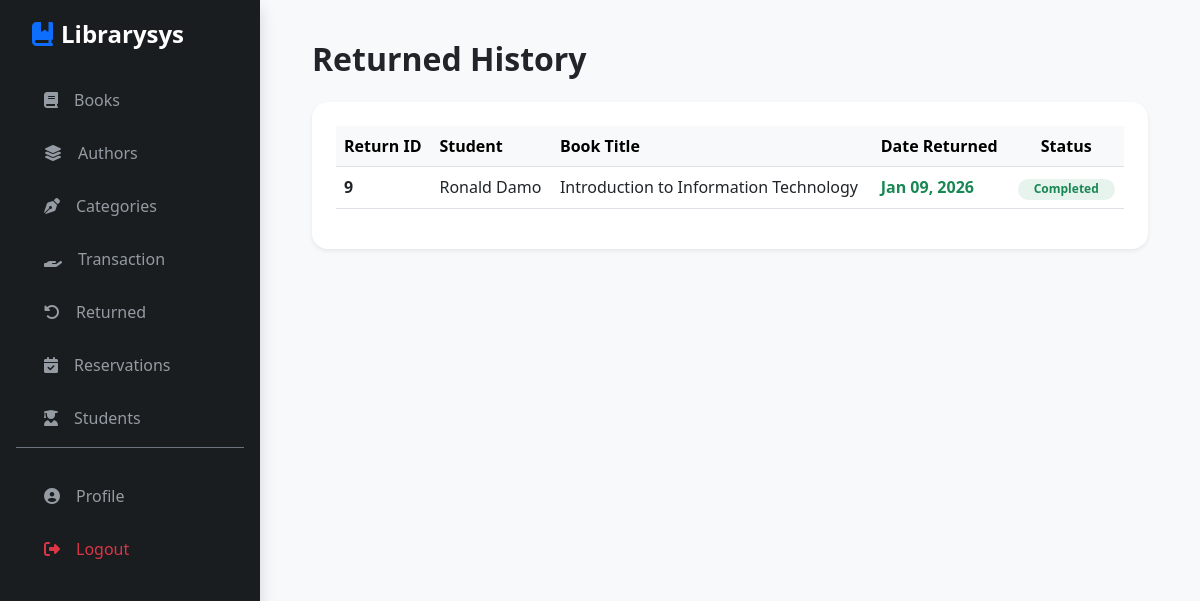
The page /index.php?page=returned (signed in) on the database as committed earlier.
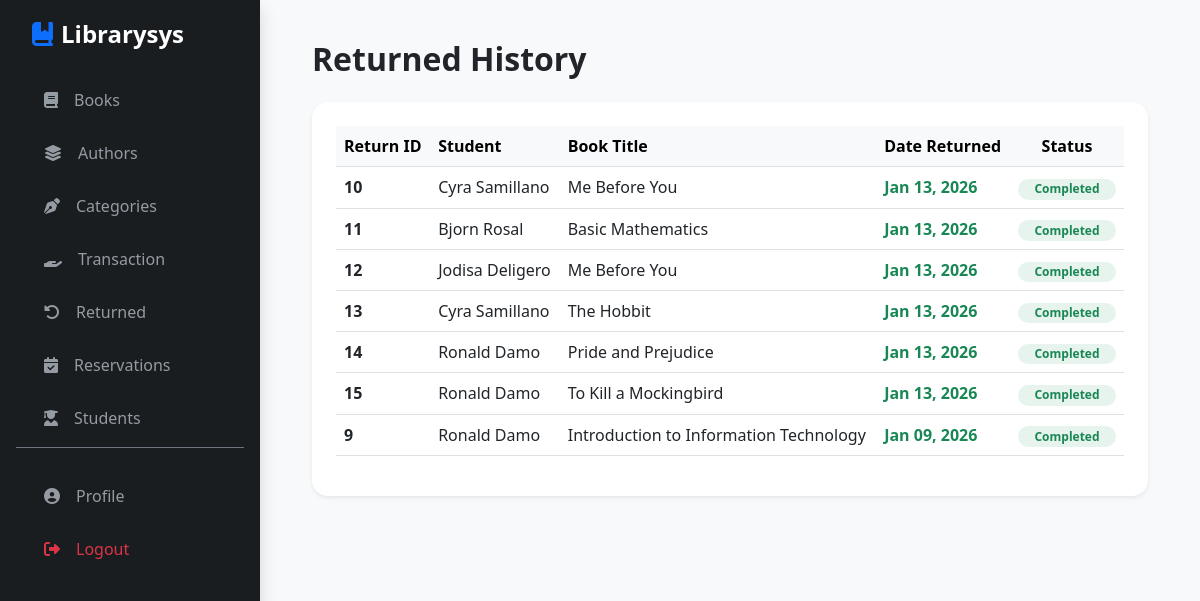
The same page on the database as committed later.
### tables this page shows
CREATE TABLE `tbl_return` (
  `return_id` int(11) NOT NULL,
  `borrow_id` int(11) NOT NULL,
  `return_date` date NOT NULL
);

CREATE TABLE `tbl_student` (
  `student_id` int(11) NOT NULL,
  `first_name` varchar(50) NOT NULL,
  `last_name` varchar(50) NOT NULL,
  `middle_name` varchar(50) NOT NULL,
  `contact_number` varchar(20) NOT NULL
);

CREATE TABLE `tbl_book` (
  `book_id` int(11) NOT NULL,
  `title` varchar(150) NOT NULL,
  `author_id` int(11) NOT NULL,
  `category_id` int(11) NOT NULL,
  `total_copies` int(11) NOT NULL,
  `available_copies` int(11) NOT NULL
);

### modules/returned.php (the view, shortened to what this page needs)
<?php
include "./includes/connection.php";
$sql = "SELECT r.return_id, r.return_date, r.borrow_id, s.first_name, s.last_name, b.title
        FROM tbl_return r
        INNER JOIN tbl_record rec ON r.borrow_id = rec.borrow_id
        INNER JOIN tbl_student s ON rec.student_id = s.student_id
        INNER JOIN tbl_book b ON rec.book_id = b.book_id
        ORDER BY r.return_date DESC";
$result = $conn->query($sql);
?>
<main class="content-wrapper">
    <div class="container-fluid">
        <h2 class="fw-bold text-dark mb-4">Returned History</h2>
        <div class="card border-0 shadow-sm rounded-4">
            <div class="card-body p-4">
                <div class="table-responsive">
                    <table class="table table-hover align-middle">
                        <thead class="table-light">
                            <tr>
                                <th>Return ID</th>
                                <th>Student</th>
                                <th>Book Title</th>
                                <th>Date Returned</th>
                                <th class="text-center">Status</th>
                            </tr>
                        </thead>
                        <tbody>
                            <?php while($row = $result->fetch_assoc()) : ?>
                            <tr>
                                <td class="fw-bold"><?php echo $row['return_id']; ?></td>
                                <td><?php echo $row['first_name'] . " " . $row['last_name']; ?></td>
                                <td><?php echo $row['title']; ?></td>
                                <td><span class="text-success fw-bold"><?php echo date('M d, Y', strtotime($row['return_date'])); ?></span></td>
                                <td class="text-center">
                                    <span class="badge bg-success bg-opacity-10 text-success px-3 rounded-pill">Completed</span>
                                </td>
                            </tr>
                            <?php endwhile; ?>
                        </tbody>
                    </table>
                </div>
            </div>
        </div>
    </div>
</main>

### index.php (shortened to what this page needs)
<?php
include "./includes/connection.php";
?>
<!DOCTYPE html>
<html lang="en">
<head>
    <link href="https://cdn.jsdelivr.net/npm/bootstrap@5.3.0/dist/css/bootstrap.min.css" rel="stylesheet">
    <link rel="stylesheet" href="https://cdnjs.cloudflare.com/ajax/libs/font-awesome/6.4.0/css/all.min.css">
</head>
<body>
<aside class="sidebar p-3 shadow">
    <div class="d-flex align-items-center mb-4 px-3 text-white">
        <i class="fa-solid fa-book-bookmark fs-4 text-primary me-2"></i>
        <span class="fs-4 fw-bold">Librarysys</span>
    </div>
    <ul class="nav nav-pills flex-column px-2">
        <li><a href="index.php?page=book" class="nav-link"><i class="fa-solid fa-book me-3"></i>Books</a></li>
        <li><a href="index.php?page=author" class="nav-link"><i class="fa-solid fa-layer-group me-3"></i>Authors</a></li>
        <li><a href="index.php?page=category" class="nav-link"><i class="fa-solid fa-pen-nib me-3"></i>Categories</a></li>
        <li><a href="index.php?page=borrowed" class="nav-link"><i class="fa-solid fa-hand-holding me-3"></i>Transaction</a></li>
        <li><a href="index.php?page=returned" class="nav-link"><i class="fa-solid fa-rotate-left me-3"></i>Returned</a></li>
        <li><a href="index.php?page=reservation" class="nav-link"><i class="fa-solid fa-calendar-check me-3"></i>Reservations</a></li>
        <li><a href="index.php?page=student" class="nav-link"><i class="fa-solid fa-user-graduate me-3"></i>Students</a></li>
    </ul>
    <div class="mt-auto px-2 pt-4 border-top border-secondary">
        <a href="index.php?page=profile" class="nav-link"><i class="fa-solid fa-circle-user me-3"></i>Profile</a>
        <a href="logout.php" class="nav-link text-danger"><i class="fa-solid fa-right-from-bracket me-3"></i>Logout</a>
    </div>
</aside>
<main class="main-content">
    <?php
    if (isset($_GET['page'])){
      $page=$_GET['page'];
      switch ($page){
                        case 'returned';
                        include 'modules/returned.php';
                        break;
      }
    }
    ?>
</main>
</body>
</html>

### index.php (style rules this page uses)
:root { --sidebar-bg: #1a1d20; --sidebar-hover: #2c3136; --accent-blue: #0d6efd; --bg-light: #f8f9fa; }
body { background-color: var(--bg-light); overflow-x: hidden; }
.sidebar { width: 260px; height: 100vh; background: var(--sidebar-bg); position: fixed; left: 0; top: 0; z-index: 1000; transition: all 0.3s; }
.nav-link { color: #949ba2; padding: 12px 20px; border-radius: 10px; margin-bottom: 5px; transition: 0.2s; }
.main-content { margin-left: 260px; padding: 40px; min-height: 100vh; }

Rows that differ between the two databases and show on the page:
added tbl_return: return_id "10", tbl_student.first_name "Cyra", tbl_student.last_name "Samillano", tbl_book.title "Me Before You", return_date "Jan 13, 2026"
added tbl_return: return_id "11", tbl_student.first_name "Bjorn", tbl_student.last_name "Rosal", tbl_book.title "Basic Mathematics", return_date "Jan 13, 2026"
added tbl_return: return_id "12", tbl_student.first_name "Jodisa", tbl_student.last_name "Deligero", tbl_book.title "Me Before You", return_date "Jan 13, 2026"
added tbl_return: return_id "13", tbl_student.first_name "Cyra", tbl_student.last_name "Samillano", tbl_book.title "The Hobbit", return_date "Jan 13, 2026"
added tbl_return: return_id "14", tbl_student.first_name "Ronald", tbl_student.last_name "Damo", tbl_book.title "Pride and Prejudice", return_date "Jan 13, 2026"
added tbl_return: return_id "15", tbl_student.first_name "Ronald", tbl_student.last_name "Damo", tbl_book.title "To Kill a Mockingbird", return_date "Jan 13, 2026"
